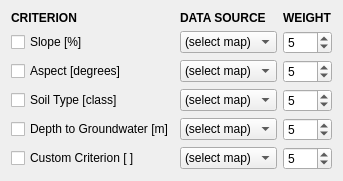
                     <widget class="QWidget" name="suit_crit_widget" native="true">
                      <layout class="QGridLayout" name="gridLayout_11">
                       <item row="4" column="0">
                        <widget class="QCheckBox" name="suit_soil_check">
                         <property name="text">
                          <string>Soil Type [class]</string>
                         </property>
                        </widget>
                       </item>
                       <item row="0" column="1">
                        <widget class="QLabel" name="suit_crit_lbl2">
                         <property name="text">
                          <string>&lt;html&gt;&lt;head/&gt;&lt;body&gt;&lt;p&gt;&lt;span style=&quot; font-weight:600;&quot;&gt;DATA SOURCE&lt;/span&gt;&lt;/p&gt;&lt;/body&gt;&lt;/html&gt;</string>
                         </property>
                        </widget>
                       </item>
                       <item row="3" column="0">
                        <widget class="QCheckBox" name="suit_aspect_check">
                         <property name="text">
                          <string>Aspect [degrees]</string>
                         </property>
                        </widget>
                       </item>
                       <item row="2" column="1">
                        <widget class="QComboBox" name="suit_slope_data">
                         <item>
                          <property name="text">
                           <string>(select map)</string>
                          </property>
                         </item>
                        </widget>
                       </item>
                       <item row="0" column="2">
                        <widget class="QLabel" name="suit_crit_lbl3">
                         <property name="text">
                          <string>&lt;html&gt;&lt;head/&gt;&lt;body&gt;&lt;p&gt;&lt;span style=&quot; font-weight:600;&quot;&gt;WEIGHT&lt;/span&gt;&lt;/p&gt;&lt;/body&gt;&lt;/html&gt;</string>
                         </property>
                        </widget>
                       </item>
                       <item row="5" column="1">
                        <widget class="QComboBox" name="suit_gw_data">
                         <item>
                          <property name="text">
                           <string>(select map)</string>
                          </property>
                         </item>
                        </widget>
                       </item>
                       <item row="2" column="2">
                        <widget class="QSpinBox" name="suit_slope_weight">
                         <property name="maximumSize">
                          <size>
                           <width>50</width>
                           <height>16777215</height>
                          </size>
                         </property>
                         <property name="suffix">
                          <string/>
                         </property>
                         <property name="maximum">
                          <number>10</number>
                         </property>
                         <property name="value">
                          <number>5</number>
                         </property>
                        </widget>
                       </item>
                       <item row="5" column="2">
                        <widget class="QSpinBox" name="suit_gw_weight">
                         <property name="maximumSize">
                          <size>
                           <width>50</width>
                           <height>16777215</height>
                          </size>
                         </property>
                         <property name="suffix">
                          <string/>
                         </property>
                         <property name="maximum">
                          <number>10</number>
                         </property>
                         <property name="value">
                          <number>5</number>
                         </property>
                        </widget>
                       </item>
                       <item row="4" column="2">
                        <widget class="QSpinBox" name="suit_soil_weight">
                         <property name="maximumSize">
                          <size>
                           <width>50</width>
                           <height>16777215</height>
                          </size>
                         </property>
                         <property name="suffix">
                          <string/>
                         </property>
                         <property name="maximum">
                          <number>10</number>
                         </property>
                         <property name="value">
                          <number>5</number>
                         </property>
                        </widget>
                       </item>
                       <item row="4" column="1">
                        <widget class="QComboBox" name="suit_soil_data">
                         <item>
                          <property name="text">
                           <string>(select map)</string>
                          </property>
                         </item>
                        </widget>
                       </item>
                       <item row="3" column="2">
                        <widget class="QSpinBox" name="suit_aspect_weight">
                         <property name="maximumSize">
                          <size>
                           <width>50</width>
                           <height>16777215</height>
                          </size>
                         </property>
                         <property name="suffix">
                          <string/>
                         </property>
                         <property name="maximum">
                          <number>10</number>
                         </property>
                         <property name="value">
                          <number>5</number>
                         </property>
                        </widget>
                       </item>
                       <item row="5" column="0">
                        <widget class="QCheckBox" name="suit_gw_check">
                         <property name="text">
                          <string>Depth to Groundwater [m]</string>
                         </property>
                        </widget>
                       </item>
                       <item row="0" column="0">
                        <widget class="QLabel" name="suit_crit_lbl1">
                         <property name="text">
                          <string>&lt;html&gt;&lt;head/&gt;&lt;body&gt;&lt;p&gt;&lt;span style=&quot; font-weight:600;&quot;&gt;CRITERION&lt;/span&gt;&lt;/p&gt;&lt;/body&gt;&lt;/html&gt;</string>
                         </property>
                        </widget>
                       </item>
                       <item row="2" column="0">
                        <widget class="QCheckBox" name="suit_slope_check">
                         <property name="text">
                          <string>Slope [%]</string>
                         </property>
                        </widget>
                       </item>
                       <item row="6" column="0">
                        <widget class="QCheckBox" name="suit_custom_check">
                         <property name="text">
                          <string>Custom Criterion [ ]</string>
                         </property>
                        </widget>
                       </item>
                       <item row="6" column="1">
                        <widget class="QComboBox" name="suit_custom_data">
                         <item>
                          <property name="text">
                           <string>(select map)</string>
                          </property>
                         </item>
                        </widget>
                       </item>
                       <item row="6" column="2">
                        <widget class="QSpinBox" name="suit_custom_weight">
                         <property name="maximumSize">
                          <size>
                           <width>50</width>
                           <height>16777215</height>
                          </size>
                         </property>
                         <property name="suffix">
                          <string/>
                         </property>
                         <property name="maximum">
                          <number>10</number>
                         </property>
                         <property name="value">
                          <number>5</number>
                         </property>
                        </widget>
                       </item>
                       <item row="3" column="1">
                        <widget class="QComboBox" name="suit_aspect_data">
                         <item>
                          <property name="text">
                           <string>(select map)</string>
                          </property>
                         </item>
                        </widget>
                       </item>
                      </layout>
                     </widget>
